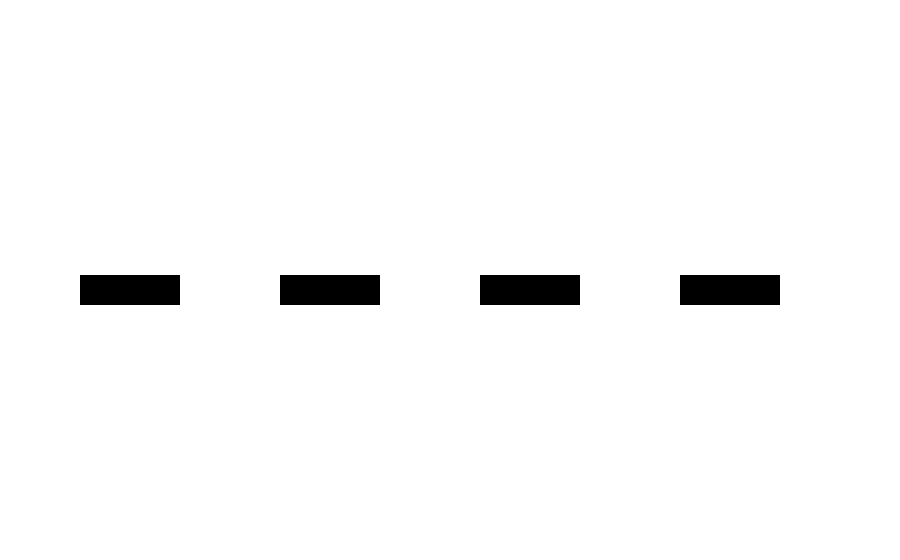

The notebook cell this image was saved under:
### Code cell
fig = go.Figure(layout=dict(xaxis_visible=False, yaxis_visible=False, xaxis_showgrid=False, yaxis_showgrid=False, 
        plot_bgcolor='rgba(0,0,0,0)'),
    data=[
        # Rechits noPU mainTS
go.Scatter(
            x=[3, 5],
            y=[0, 0],
            # x = [corner.x for corner in corners],
            # y = [corner.y for corner in corners],
            hoverinfo="skip", showlegend=False,
            mode="lines",
            fill="none",
            line_color="black", line_width=30, line_dash="100px"
        )

    ])
fig.write_image("legend_box.pdf")
fig

### Figure 1 — Plotly figure (JSON) as saved in the notebook; plotly's stock layout.template omitted (floating-point values rounded to 4 significant figures)
{"data": [{"fill": "none", "hoverinfo": "skip", "line": {"color": "black", "dash": "100px", "width": 30}, "mode": "lines", "showlegend": false, "type": "scatter", "x": [3, 5], "y": [0, 0]}], "layout": {"plot_bgcolor": "rgba(0,0,0,0)", "xaxis": {"showgrid": false, "visible": false}, "yaxis": {"showgrid": false, "visible": false}}}
